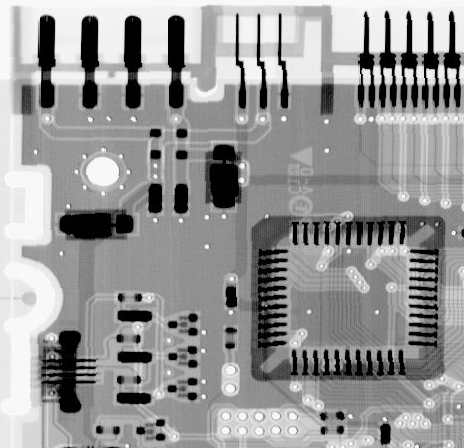
%> input picture Matlab/4-1.tif, 464 x 448 px
$ octave test6_3.m   (GNU Octave 9; MATLAB toolbox functions it lacks are replaced by stand-ins)
%> lines starting %> are read from the running program, lines starting %| are printed output that depends on the picture
clc,clear;
image = imread('4-1.tif');
%> image is the input picture: size 448x464 uint8; min 0, max 255, mean 150.8
F = fft2(image);
[M,N] = size(F);
%> M = 448; N = 464
[v,u] = meshgrid(1:N, 1:M);
a = 0.1;
b = 0.1;
T = 100;

u = u - floor( M/2 );
v = v - floor( N/2 );

uavb = pi*(u*a + v*b +eps);
H = T*sin(uavb)./uavb.*exp(-1i*uavb);%degradation funtion
H = ifftshift(H);

F = F.*H;
G = real(ifft2(F));
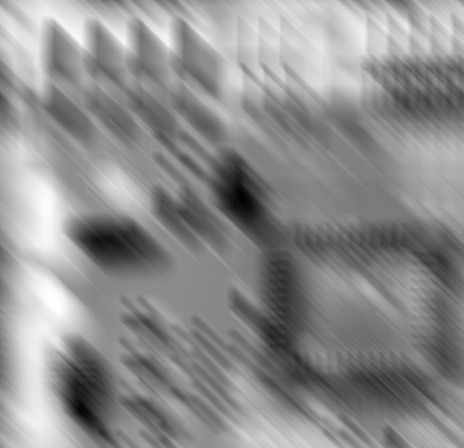
%> G: size 448x464 double; min 2170.9, max 18754.8, mean 11409.6; drawn with min black and max white
G = im2uint8(mat2gray(G));
%> G: size 448x464 uint8
figure(1);
imshow(G);%show degradation result
pause;
% [4 lines of commented-out code are left out]

G = imnoise(G,'gaussian',0,0.003);
figure(2);
imshow(G);%show degradation & gaussian noise
pause;

L = fft2(G);
k = 0.001;
absh2 = abs(H).^2;
F = L./H.*absh2./(k + absh2);
G = real(ifft2(F));
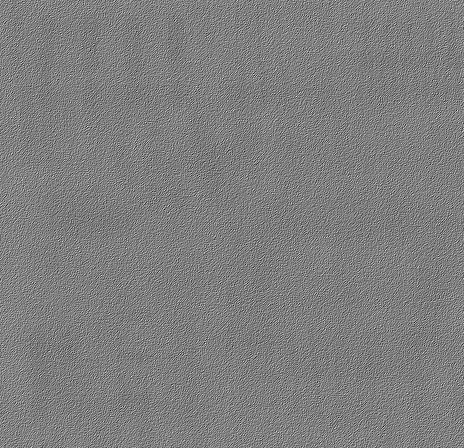
%> G: size 448x464 double; min -47.64, max 50.58, mean 1.2; drawn with min black and max white
%> (the run ends here)

$ run again, with Matlab/1-1.tif copied over Matlab/4-1.tif
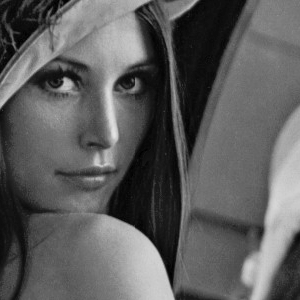
%> input picture Matlab/1-1.tif, 300 x 300 px
%> image is the input picture: size 300x300 uint8; min 0, max 228, mean 93.3
%> `G = imnoise(G,'gaussian',0,0.003);`:
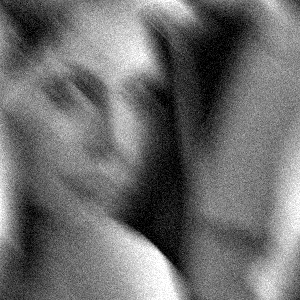
%> G: size 300x300 uint8; min 0, max 255, mean 108.9; mean of the top-left, top-right, bottom-left and bottom-right quarters 127.2, 86.2, 108.5, 113.7
%> `G = real(ifft2(F));`:
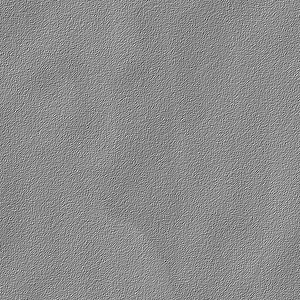
%> G: size 300x300 double; min -35.54, max 30.85, mean 0.9; drawn with min black and max white

$ run again, with Matlab/1-2.tif copied over Matlab/4-1.tif
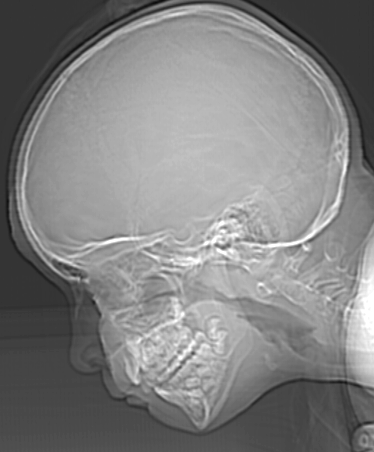
%> input picture Matlab/1-2.tif, 374 x 452 px
%> image is the input picture: size 452x374 uint8; min 12, max 255, mean 129.4
%> `G = real(ifft2(F));`:
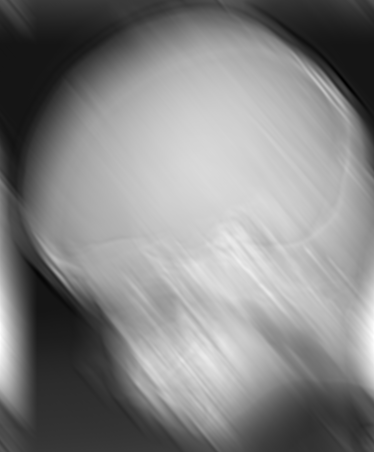
%> G: size 452x374 double; min 2815.8, max 16190.1, mean 9792.6; drawn with min black and max white
%> `G = real(ifft2(F));`:
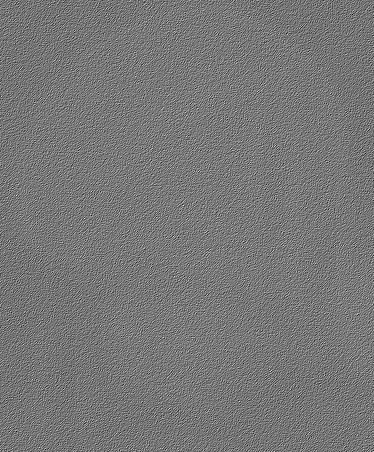
%> G: size 452x374 double; min -38.83, max 46.51, mean 1.2; drawn with min black and max white

$ run again, with Matlab/10-1.tif copied over Matlab/4-1.tif
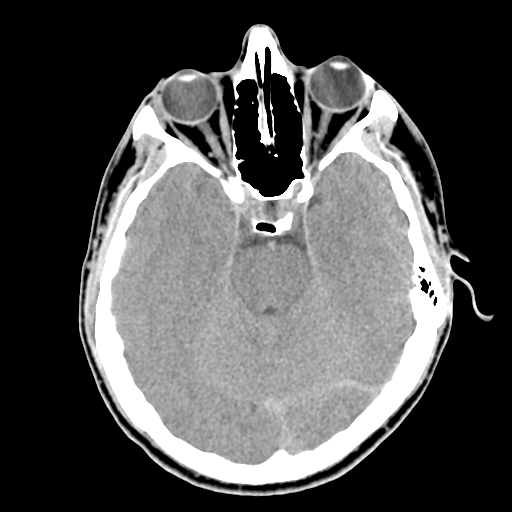
%> input picture Matlab/10-1.tif, 512 x 512 px
%> image is the input picture: size 512x512 uint8; min 0, max 255, mean 80.4
%> `G = real(ifft2(F));`:
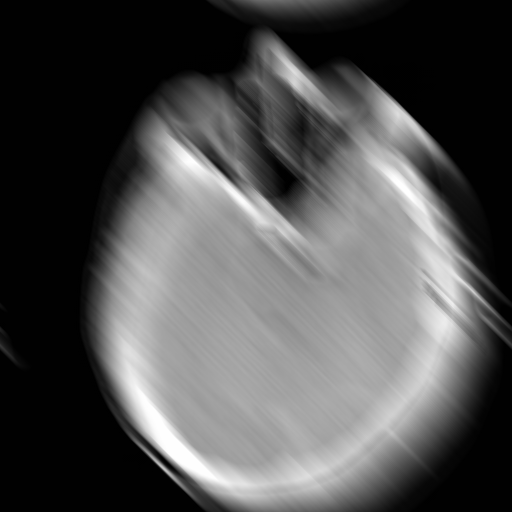
%> G: size 512x512 double; min -80.96, max 19313.7, mean 6086.6; drawn with min black and max white
%> `G = real(ifft2(F));`:
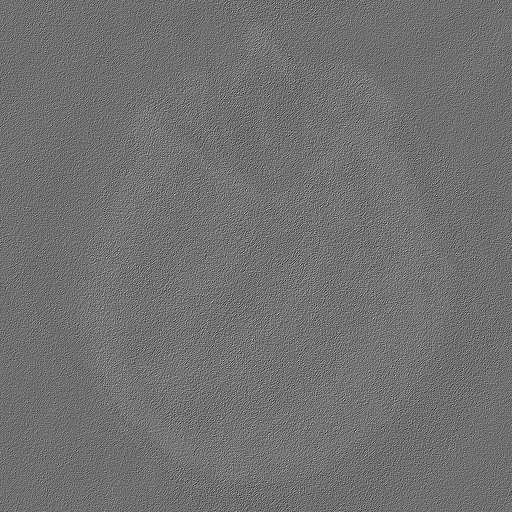
%> G: size 512x512 double; min -46.06, max 58.69, mean 0.7; drawn with min black and max white
